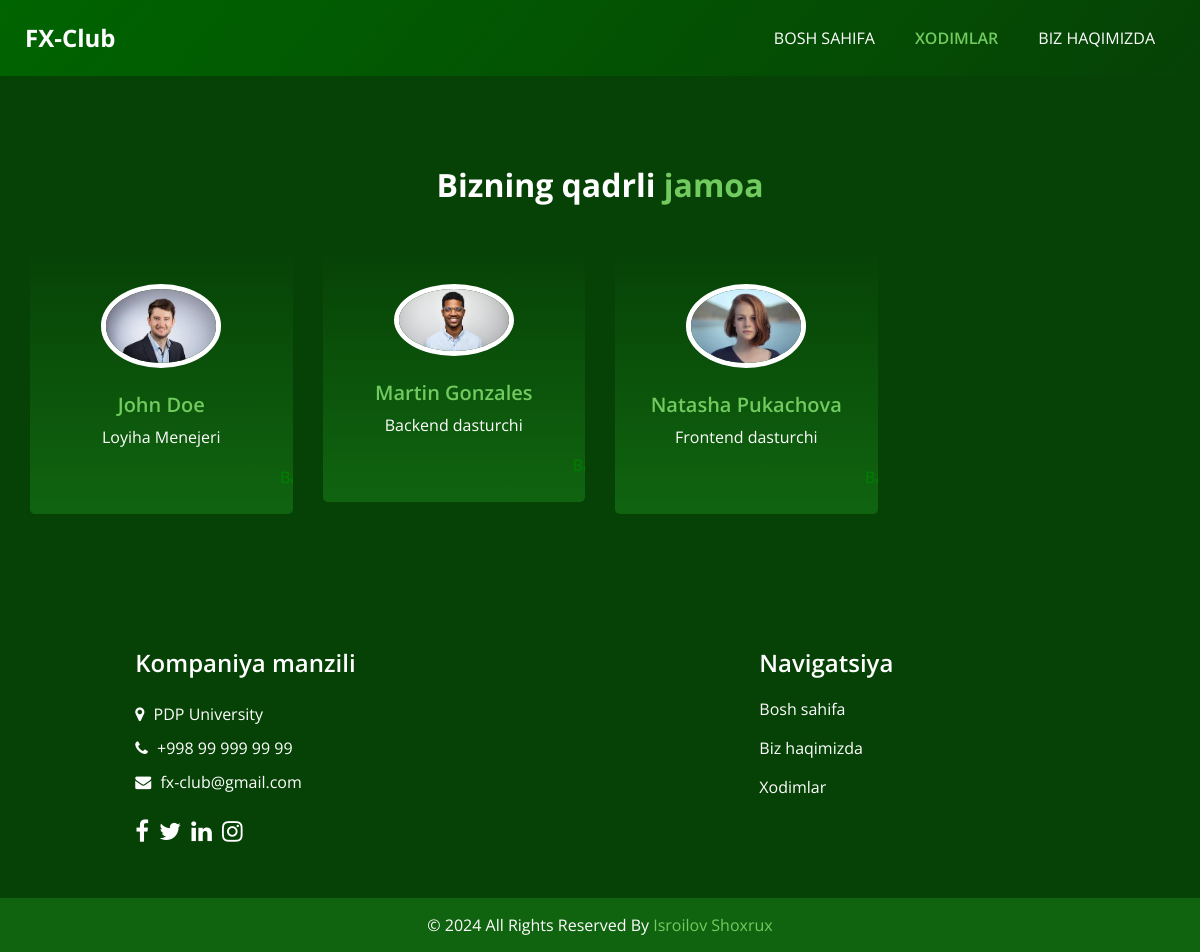
Page /workers/ on the committed database.
### app/models.py (models this page shows, shortened)
class Employee(models.Model):
    TAG = (
        ('MR', 'Loyiha Menejeri'),
        ('HR', 'HR Menejer'),
        ('BC', 'Backend dasturchi'),
        ('FR', 'Frontend dasturchi'),
        ('DR', 'DevOps Injiner'),
    )
    first_name = models.CharField(max_length=50)
    last_name = models.CharField(max_length=50)
    role = models.CharField(max_length=50, choices=TAG)
    photo = models.ImageField(upload_to='photos/')
    about = models.TextField()

### app/views.py (the view)
# urls.py: path('workers/', views.employees, name='employees'),
def employees(request):
    employees = Employee.objects.all()
    context = {'employees': employees}
    return render(request, 'employees.html', context)

### app/templates/employees.html (shortened to what this page needs)
{% load static %}
<!DOCTYPE html>
<html>
<head>
    <link rel="stylesheet" type="text/css" href="{% static 'css/bootstrap.css' %}"/>
    <link rel="stylesheet" type="text/css"
          href="https://cdnjs.cloudflare.com/ajax/libs/OwlCarousel2/2.3.4/assets/owl.carousel.min.css"/>
    <link href="{% static 'css/font-awesome.min.css' %}" rel="stylesheet"/>
    <link href="{% static 'css/style.css' %}" rel="stylesheet"/>
    <link href="{% static 'css/responsive.css' %}" rel="stylesheet"/>
</head>
<body class="sub_page">
<div class="hero_area">
    <header class="header_section">
        <div class="container-fluid">
            <nav class="navbar navbar-expand-lg custom_nav-container ">
                <a class="navbar-brand" href="{% url 'home' %}">
            <span>
              FX-Club
            </span>
                </a>
                <div class="collapse navbar-collapse" id="navbarSupportedContent">
                    <ul class="navbar-nav  ">
                        <li class="nav-item">
                            <a class="nav-link" href="{% url 'home' %}">Bosh sahifa </a>
                        </li>
                        <li class="nav-item active">
                            <a class="nav-link" href="{% url 'employees' %}">Xodimlar</a>
                        </li>
                        <li class="nav-item">
                            <a class="nav-link" href="{% url 'about' %}">Biz haqimizda</a>
                        </li>
                    </ul>
                </div>
            </nav>
        </div>
    </header>
</div>
<section class="team_section layout_padding">
    <div class="container-fluid">
        <div class="heading_container heading_center">
            <h2 class="">
                Bizning qadrli<span> jamoa</span>
            </h2>
        </div>
        <div class="team_container">
            <div class="row">
                {% for employee in employees %}
                <div class="col-lg-3 col-sm-6">
                    <div class="box">
                        <div class="img-box">
                            <img src="{{ employee.photo.url }}" class="img1" alt="">
                        </div>
                        <div class="detail-box">
                            <h5>
                                {{ employee.first_name }} {{ employee.last_name }}
                            </h5>
                            <p>
                                {{ employee.get_role_display }}
                            </p>
                            <a style="margin-left: 250px; color: green;" href="{% url 'employee_detail' id=employee.id %}">Batafsil</a>
                        </div>
                    </div>
                </div>
                {% endfor %}
            </div>
        </div>
    </div>
</section>
<section class="info_section layout_padding2">
    <div class="container">
        <div class="row">
            <div class="col-md-6 col-lg-4 info_col" style="margin-left: 9%">
                <div class="info_contact">
                    <h4>
                        Kompaniya manzili
                    </h4>
                    <div class="contact_link_box">
                        <a href="">
                            <i class="fa fa-map-marker" aria-hidden="true"></i>
                            <span>
                  PDP University
                </span>
                        </a>
                        <a href="">
                            <i class="fa fa-phone" aria-hidden="true"></i>
                            <span>
                  +998 99 999 99 99
                </span>
                        </a>
                        <a href="">
                            <i class="fa fa-envelope" aria-hidden="true"></i>
                            <span>
                  fx-club@gmail.com
                </span>
                        </a>
                    </div>
                </div>
                <div class="info_social">
                    <a href="">
                        <i class="fa fa-facebook" aria-hidden="true"></i>
                    </a>
                    <a href="">
                        <i class="fa fa-twitter" aria-hidden="true"></i>
                    </a>
                    <a href="">
                        <i class="fa fa-linkedin" aria-hidden="true"></i>
                    </a>
                    <a href="">
                        <i class="fa fa-instagram" aria-hidden="true"></i>
                    </a>
                </div>
            </div>
            <div class="col-md-6 col-lg-2 mx-auto info_col" style="margin-left: 20%!important;">
                <div class="info_link_box ">
                    <h4>
                        Navigatsiya
                    </h4>
                    <div class="info_links">
                        <a class="active" href="{% url 'home' %}">
                            Bosh sahifa
                        </a>
                        <a class="" href="{% url 'about' %}">
                            Biz haqimizda
                        </a>
                        <a class="" href="{% url 'employees' %}">
                            Xodimlar
                        </a>
                    </div>
                </div>
            </div>
        </div>
    </div>
</section>
<section class="footer_section">
    <div class="container">
        <p class="text-white">
            &copy; <span id="displayYear"></span> All Rights Reserved By
            <a href="" style="color: #72cb5e">Isroilov Shoxrux</a>
        </p>
    </div>
</section>
</body>
</html>

### app/static/css/responsive.css (style rules this page uses)
@media (min-width: 1200px) { .container { max-width: 1170px; } }

### rows in the picture
Employee: photo (picture), first_name "John", last_name "Doe", role "Loyiha Menejeri"
Employee: photo (picture), first_name "Martin", last_name "Gonzales", role "Backend dasturchi"
Employee: photo (picture), first_name "Natasha", last_name "Pukachova", role "Frontend dasturchi"
